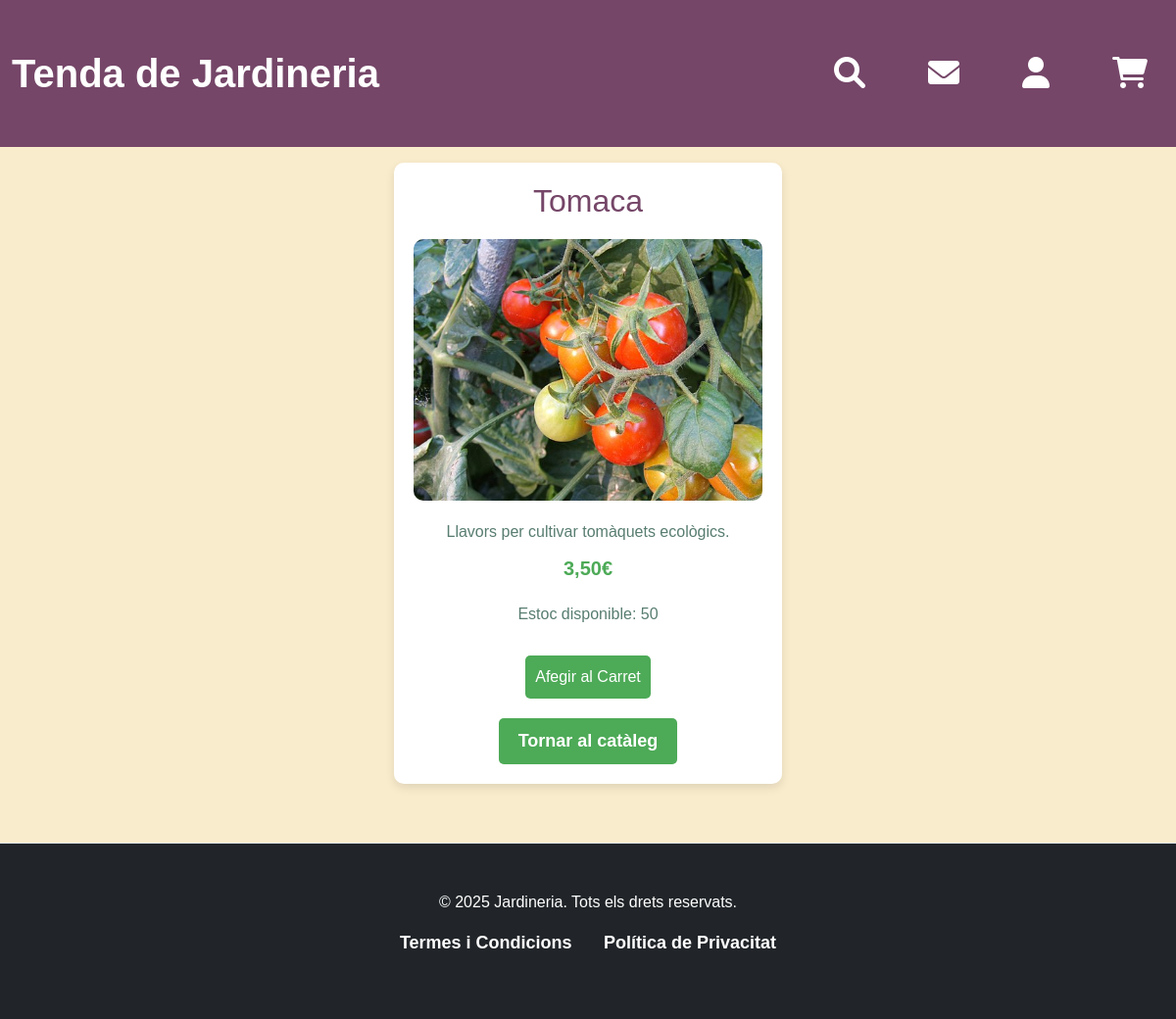
The app's page /public/productes/show.php?id=24 with its own data.
### tables this page shows
CREATE TABLE `productes` (
  `id` int(11) NOT NULL,
  `nom` varchar(255) NOT NULL,
  `descripcio` text NOT NULL,
  `preu` decimal(10,2) NOT NULL CHECK (`preu` >= 0),
  `estoc` int(11) NOT NULL CHECK (`estoc` >= 0),
  `categoria` enum('Plantes i llavors','Terra i adobs','Ferramentes','Prueba 1') DEFAULT NULL,
  `imatge` varchar(255) DEFAULT NULL,
  `detalls` varchar(200) DEFAULT NULL
);

### app/Core/Response.php (called while the page is built, shortened)
<?php
class Response
{
    public static function view(string $view, array $data = []): void
    {
        try {
            extract($data);
            $content = self::loadView($view, $data);
        } catch (\Throwable $e) {
            Debug::log("ERROR in view rendering: " . $e->getMessage());
            Debug::log("Stack trace: " . $e->getTraceAsString());
            throw $e;
        }
    }
    public static function loadView(string $view, array $data = []): string
    {
        try {
            $filePath = self::getViewPath($view);
            extract($data);
            require $filePath;
            $html = ob_get_clean();
            return $html;
        } catch (\Throwable $e) {
            if (ob_get_level() > 0) {
                ob_end_clean();
            }
            Debug::log("ERROR in loadView: " . $e->getMessage());
            Debug::log("Stack trace: " . $e->getTraceAsString());
            throw $e;
        }
    }
    private static function getViewPath(string $view): string
    {
        $ds = DIRECTORY_SEPARATOR;
        if (function_exists('project_path')) {
            $basePath = project_path("resources{$ds}views{$ds}");
        } else {
            $basePath = dirname(__DIR__, 2) . "{$ds}resources{$ds}views{$ds}";
        }
        $viewPath = str_replace('.', $ds, $view);
        $phpPath = $basePath . "{$viewPath}.php";
        if (file_exists($phpPath)) {
            return $phpPath;
        }
        throw new \RuntimeException("La vista '{$view}' no fue encontrada.");
    }
}

### app/Core/helpers.php (called while the page is built, shortened)
<?php
function view(string $view, array $data = []): void
{
    try {
        Response::view($view, $data);
    } catch (\Throwable $e) {
        if (class_exists('\\App\\Core\\Debug')) {
            \App\Core\Debug::log("ERROR in helper view(): " . $e->getMessage());
            \App\Core\Debug::log("Stack trace: " . $e->getTraceAsString());
        }
        throw $e;
    }
}
function imageUrl(?string $imageName, int $width = 300, int $height = 300): string
{
    $imagePath = project_path('public/images/' . $imageName);
    if (file_exists($imagePath)) {
        return BASE_URL . '/images/' . $imageName;
    }
    return "/placeholder.svg?height={$height}&width={$width}";
}
function project_path(string $path = ''): string
{
    $rootDir = null;
    if (basename(dirname(__DIR__)) === 'app' && basename(__DIR__) === 'Core') {
        $rootDir = dirname(__DIR__, 2);
    }
    elseif (basename(__DIR__) === 'public') {
        $rootDir = dirname(__DIR__);
    }
    elseif (basename(__DIR__) === 'bootstrap') {
        $rootDir = dirname(__DIR__);
    }
    elseif (defined('PROJECT_ROOT')) {
        $rootDir = PROJECT_ROOT;
    }
    $rootDir = str_replace('\\', '/', $rootDir);
    $path = str_replace('\\', '/', $path);
    $fullPath = $rootDir . ($path ? '/' . ltrim($path, '/') : '');
    return $fullPath;
}

### app/Http/Controllers/ProducteController.php (called while the page is built, shortened)
<?php
class ProducteController {
    public function show(string $id)
    {
        $producte = Producte::findOrFail($id);
        view('productes.show', compact('producte'));
    }
}

### public/productes/show.php (called while the page is built, shortened)
<?php
require_once __DIR__ . '/../../app/Http/Controllers/ProducteController.php';
try {
    $id = (new Request())->id;
    (new ProducteController())->show($id);
} catch (Throwable $e) {
    ErrorHandler::handle($e);
}

### app/Core/Model.php (called while the page is built, shortened)
<?php
class Model
{
    protected static string $table;
    protected static array $fillable;
    protected static array $aggregates;
    protected static array $pivots;
    protected static array $relations;
    protected array $attributes = [];
    public function __get($property)
    {
        if (property_exists($this, $property)) {
            return $this->$property;
        }
        if (array_key_exists($property, $this->attributes)) {
            return $this->attributes[$property];
        }
        return null;
    }
    public function __set($property, $value)
    {
        if ($property === 'id') {
            $this->$property = (int) $value;
        } elseif (
            in_array($property, static::$fillable ?? []) ||
            in_array($property, static::$relations ?? []) ||
            in_array($property, static::$aggregates ?? []) ||
            in_array($property, static::$pivots ?? [])
        ) {
            $this->attributes[$property] = $value;
        } else {
            throw new \RuntimeException("La propiedad '$property' no está permitida en el modelo.");
        }
    }
    public static function find(int $id): ?static
    {
        $sql = "SELECT * FROM " . static::$table . " WHERE id = :id";
        $params = [':id' => $id];
        return DB::selectOne(static::class, $sql, $params);
    }
    public static function findOrFail(int $id): static
    {
        $model = self::find($id);
        return $model;
    }
}

### app/Core/DB.php (called while the page is built, shortened)
<?php
class DB
{
    private static ?PDO $connection = null;
    private static array $config = [];
    public static function connection(): PDO
    {
        if (self::$connection === null) {
            self::$config = require project_path('config/db.php');
            $dsn = "mysql:host=" . self::$config['host'] . ";dbname=" . self::$config['database'] . ";charset=utf8mb4";
            $options = [
                PDO::ATTR_ERRMODE => PDO::ERRMODE_EXCEPTION,
                PDO::ATTR_DEFAULT_FETCH_MODE => PDO::FETCH_ASSOC,
                PDO::ATTR_EMULATE_PREPARES => false,
            ];
            try {
                self::$connection = new PDO($dsn, self::$config['username'], self::$config['password'], $options);
            } catch (PDOException $e) {
                throw new PDOException($e->getMessage(), (int)$e->getCode());
            }
        }
        return self::$connection;
    }
    public static function selectOne(string $class, string $query, array $params = []): ?object
    {
        $stmt = self::prepare($query, $params);
        $stmt->execute();
        $stmt->setFetchMode(PDO::FETCH_CLASS, $class);
        $result = $stmt->fetch();
        return $result === false ? null : $result;
    }
    public static function prepare(string $query, array $params = []): PDOStatement
    {
        $stmt = self::connection()->prepare($query);
        $isAssoc = !empty($params) && array_keys($params) !== range(0, count($params) - 1);
        if ($isAssoc) {
            foreach ($params as $key => $param) {
                $type = match (gettype($param)) {
                    'boolean' => PDO::PARAM_BOOL,
                    'integer' => PDO::PARAM_INT,
                    'NULL' => PDO::PARAM_NULL,
                    default => PDO::PARAM_STR,
                };
                $paramName = (strpos($key, ':') === 0) ? $key : ':' . $key;
                $stmt->bindValue($paramName, $param, $type);
            }
        }
        return $stmt;
    }
}

### app/Core/Debug.php (called while the page is built, shortened)
<?php
class Debug
{
    private static $logFile = null;
    private static $startTime = null;
    private static $memoryUsage = null;
    public static function init(bool $enabled = true): void
    {
        self::$startTime = microtime(true);
        self::$memoryUsage = memory_get_usage();
        if ($enabled) {
            $fallbackLogPath = dirname(__DIR__, 2) . '/logs/debug.log';
            try {
                if (function_exists('project_path')) {
                    self::$logFile = project_path('logs/debug.log');
                } else {
                    self::$logFile = $fallbackLogPath;
                }
            } catch (\Throwable $e) {
                self::$logFile = $fallbackLogPath;
            }
            $logDir = dirname(self::$logFile);
            if (!is_writable($logDir)) {
                self::$logFile = sys_get_temp_dir() . '/intermodular_debug.log';
            }
        }
    }
    public static function log(string $message, array $context = []): void
    {
        if (self::$logFile === null) {
            return;
        }
        $timestamp = date('Y-m-d H:i:s');
        $elapsed = round((microtime(true) - self::$startTime) * 1000, 2);
        $memory = round((memory_get_usage() - self::$memoryUsage) / 1024, 2);
        $backtrace = debug_backtrace(DEBUG_BACKTRACE_IGNORE_ARGS, 2);
        $caller = isset($backtrace[1]) ?
            basename($backtrace[1]['file']) . ':' . $backtrace[1]['line'] :
            'unknown';
        $contextStr = '';
        if (!empty($context)) {
            $contextStr = " | Context: " . json_encode($context, JSON_UNESCAPED_SLASHES);
        }
        $logMessage = "[{$timestamp}] [{$elapsed}ms] [{$memory}KB] [{$caller}] {$message}{$contextStr}\n";
    }
}

### config/db.php (called while the page is built)
<?php
$useLocal = true;
return [
    'host'     => $useLocal ? 'localhost' : 'sql111.infinityfree.com',
    'username' => $useLocal ? 'root' : 'if0_38694634',
    'password' => $useLocal ? '' : 'KiXaOeT1DJ',
    'database' => $useLocal ? 'jardineria' : 'if0_38694634_jardineria',
];

### resources/views/productes/show.php (the view, shortened to what this page needs)
<?php
$id = $_GET['id'] ?? null;
$producte = Producte::find($id);
?>
<div class="product-details">
    <div class="container">
        <h2><?= htmlspecialchars($producte->nom) ?></h2>
        <?php if ($producte->imatge): ?>
            <img src="<?= imageUrl($producte->imatge, 400, 300) ?>" alt="<?= htmlspecialchars($producte->nom) ?>">
        <?php endif; ?>
        <p><?= nl2br(htmlspecialchars($producte->descripcio)) ?></p>
        <p class="price"><?= number_format($producte->preu, 2, ",", ".") ?>€</p>
        <p class="stock">Estoc disponible: <?= number_format($producte->estoc, 0, ",", ".") ?></p>
        <div class="tooltip-container">
            <button onclick="addToCart('<?= addslashes($producte->nom) ?>', <?= $producte->preu ?>, <?= $producte->id ?>, <?= $producte->estoc ?>)">Afegir al Carret</button>
        </div>
        <a href="index.php" class="back-link">Tornar al catàleg</a>
    </div>
</div>

### public/css/styles.css (style rules this page uses)
body { font-family: Arial, sans-serif; background-color: #f9eccc; color: #587d71; margin: 0; padding: 0; }
.container, main { margin-top: 120px; }
.container { width: 90%; max-width: 1200px; margin: 20px auto; display: flex; flex-direction: column; justify-content: center; align-items: center; padding: 20px; }
.container a { text-decoration: none; color: #587d71; padding: 10px; transition: border 0.3s ease-in-out; font-weight: bold; font-size: 18px; }
.tooltip-container { position: relative; display: inline-block; }
button { background-color: #4daa57; color: white; border: none; padding: 10px; border-radius: 5px; cursor: pointer; font-size: 16px; margin-top: 10px; }
.product-details .container { max-width: 800px; margin: 20px auto; padding: 20px; background-color: white; border-radius: 10px; box-shadow: 0px 4px 10px rgba(0, 0, 0, 0.1); }
.product-details .container h2 { color: #754668; margin-bottom: 20px; text-align: center; }
.product-details .container img { width: 100%; height: auto; border-radius: 10px; margin-bottom: 20px; max-width: 400px; display: block; margin-left: auto; margin-right: auto; }
.product-details .container p { font-size: 16px; color: #587d71; margin-bottom: 10px; }
.product-details .container .price { font-size: 20px; font-weight: bold; color: #4daa57; margin-bottom: 20px; }
.product-details .container .stock { font-size: 16px; color: #587d71; margin-bottom: 20px; }
.product-details .container .back-link { display: inline-block; margin-top: 20px; padding: 10px 20px; background-color: #4daa57; color: white; text-decoration: none; border-radius: 5px; transition: background-color 0.3s ease; }

### records on screen
productes: nom "Tomaca", imatge (picture), descripcio "Llavors per cultivar tomàquets ecològics.", preu "3,50", estoc "50"
